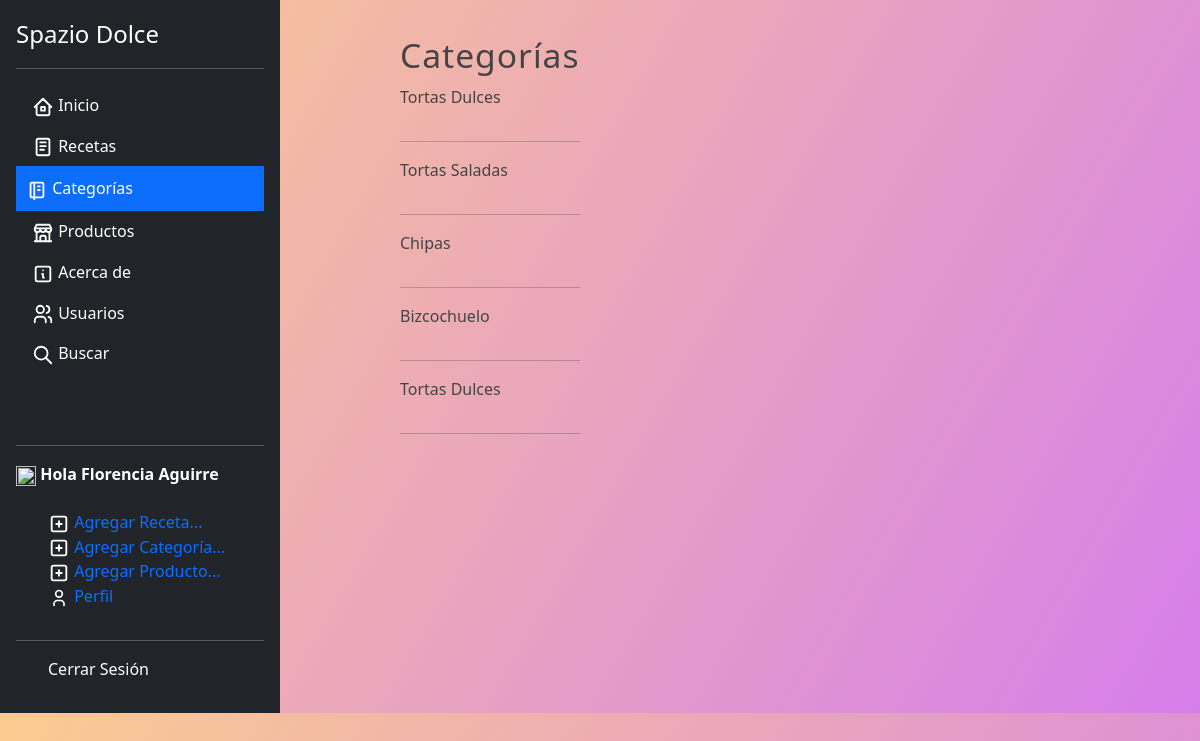
/categorias/ (signed in), run on the app's committed database.
### blog/models.py (models this page shows, shortened)
class Category(models.Model):
    name = models.CharField(max_length=100, verbose_name='Nombre')
    description = models.CharField(max_length=255,verbose_name='Descripción')
    created_at = models.DateTimeField(auto_now_add=True, verbose_name='Creado el')
    class Meta:
        verbose_name = 'Categoría'
        verbose_name_plural = 'Categorías'

### blog/views.py (the view)
# urls.py: path('categorias/', views.categories, name = 'list_categorias'),
def categories(request):
    categories = Category.objects.all()
    return render(request,'categories/listcategory.html',{
        'title' : 'Categorías',
        'categories' : categories,
    })

### blog/processor.py (called while the page is built)
def get_categories(request):
    categories_in_use = Article.objects.filter(public = True).values_list('categories',flat = True)
    categories = Category.objects.filter(id__in =categories_in_use).values_list('id','name')
    return {
        'categories' : categories,
        'categories_in_use' :categories_in_use
    }

### pages/context_processors.py (called while the page is built)
def get_pages(request):
    pages = Page.objects.filter(visible = True).order_by("order").values_list('id','title', 'slug')
    return {
        'pages' : pages
    }

### blog/templates/categories/listcategory.html (shortened to what this page needs)
{% extends 'layouts/layout.html'%}
{%block content %}
<body class="body-list-cat">
    <h1 class ="title">{{title}}</h1>
    {% include 'categories/categories.html' %}
    </body>
{% endblock %}

### mainapp/templates/layouts/layout.html (shortened to what this page needs)
{% load static %}
<!DOCTYPE html>
<html lang="en">
<head>
    <link rel="stylesheet" href=" {% static 'css/bootstrap.min.css' %}" />
    <link rel="stylesheet" href=" {% static 'css/styles.css' %}" />
</head>
<body>
  <main class="d-flex flex-nowrap height">
    <div class="d-flex flex-column flex-shrink-0 p-3 text-bg-dark height" style="width: 280px; ">
      <a href="/" class="d-flex align-items-center mb-3 mb-md-0 me-md-auto text-white text-decoration-none">
          <span class="fs-4">Spazio Dolce</span>
      </a>
      <hr>
      <ul class="nav nav-pills flex-column mb-auto">
        <li class="nav-item">
          <a href="{% url 'inicio' %}" class="nav-link text-white" aria-current="page">
            Inicio
          </a>
        </li>
        <li>
          <a href="{% url 'list_articles' %}" class="nav-link text-white">
            Recetas
          </a>
        </li>
        <li>
          <a href="{% url 'list_categorias' %}" class="nav-link text-white">
            Categorías
          </a>
        </li>
        <li>
          <a href="{% url 'list_productos' %}" class="nav-link text-white">
            Productos
          </a>
        </li>
        <li>
          <a href="#" class="nav-link text-white">
            Acerca de
          </a>
        </li>
        {% if request.user.is_superuser %}
        <li>
          <a href="{% url 'user_list' %}" class="nav-link text-white">
            Usuarios
          </a>
        </li>
        {% endif %}
        <li>
          <a href="#" class="nav-link text-white">
            Buscar
          </a>
        </li>
      </ul>
      <hr>
      <div>
        <a href="{% url 'select_avatar' %}"><img class ="imagen-avatar"  src="{{url}}"/></a>
        <strong>Hola {{user.first_name}} {{user.last_name}} </strong>
        <ul class="">
          <br>
          <div>
            <li><a href="{% url 'create_full' %}"> Agregar Receta...</a></li>
            <li><a href="{% url 'create_category' %}"> Agregar Categoría...</a></li>
            <li><a href="{% url 'create_product' %}"> Agregar Producto...</a></li>
            <li><a href="{% url 'perfil' user.id %}"> Perfil</a></li>
        </ul>
      </div>
      <hr>
      <div>
        <ul>
          <li><a class="dropdown-item" href="{% url 'logout' %}">Cerrar Sesión</a></li>
      </div>
    </div>
    <div id="content">
        <div class="box">
            {% block content %}{% endblock %}
        </div>
    </div>
</main>
</body>
</html>

### blog/templates/categories/categories.html (shortened to what this page needs)
{% for category in categories%}
<article class = "article-item">
    <div class = "data">
        <p>
            {% if category.id %}
            <a href="{% url 'category' category.id %}">{{ category.name}}</a>
        {% endif %}
        </p>
    </div>
</article>
<hr>
{% endfor %}

### mainapp/static/css/styles.css (style rules this page uses)
* { text-decoration: none !important; list-style: none; }
#content { height: 500px ; margin-right: 10%; margin-left: 10%; margin-top: 30px; text-align: justify; }
.title { color:#444; letter-spacing: 1px; font-size: 30px; margin-bottom: 10px; margin-top: 5px; font-size: 2.1rem; }
img { height: 240px !important; width: 250px !important; align-items: center; }
.box a { color: #444; }
.body-list-cat { background-image: linear-gradient(120deg, #fccb90 0%, #d57eeb 100%); }
@media screen and (min-width:376px) and (max-width:1480px) { .height { height: 713px !important; } }
@media screen and (min-width:376px) and (max-width:1480px) { #content { height: 500px !important; } }
ul li a.active { display: block; background-color: #0d6efd !important; color:white; padding:10px; }
.article-item { display: flex; flex-direction: row; }
.imagen-avatar { height: 20px !important; width:20px !important; }

### data on the page
Category: name "Tortas Dulces"
Category: name "Tortas Saladas"
Category: name "Chipas"
Category: name "Bizcochuelo"
Category: name "Tortas Dulces"

### other printed values
{{ user.first_name }} "Florencia"
{{ user.last_name }} "Aguirre"
{{ title }} "Categorías"
